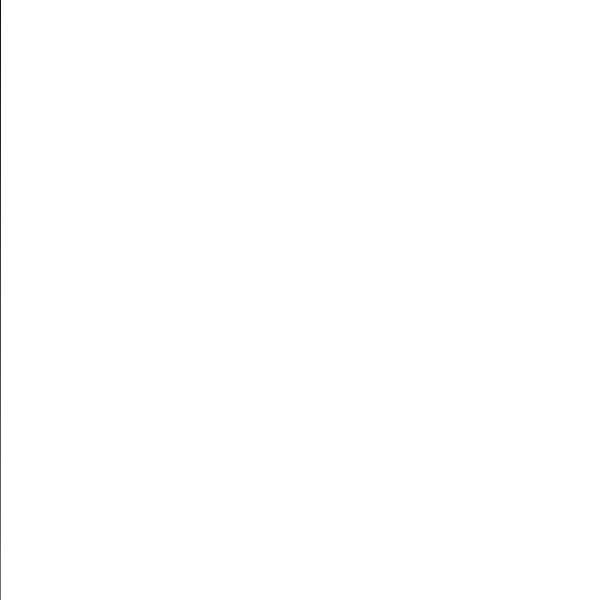
Frame 1 (no input)
Frame 60 (no input): identical to frame 1, image omitted
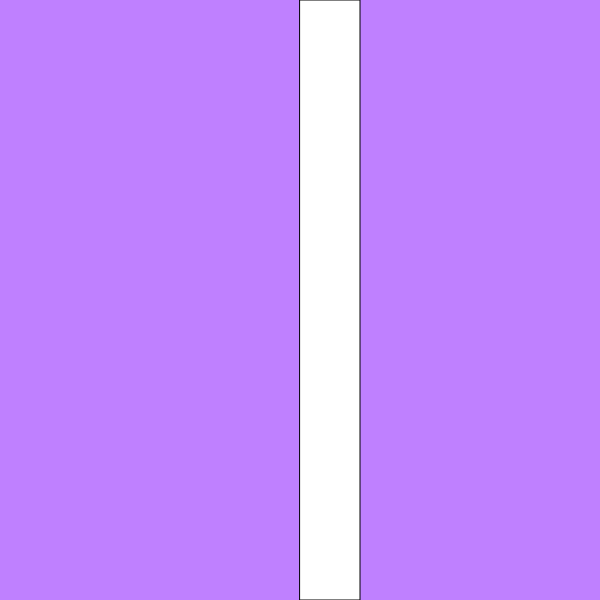
Frame 120 (the mouse pressed at the canvas centre since frame 60)

The p5.js sketch that drew these frames (run headless with seeded random() and noise() and a simulated clock; from frame 60 on, the mouse is pressed at the canvas centre):

// p5.js sketch
// ── sketch.js
//test
function setup() {
  createCanvas(600, 600);
  colorMode(HSB, 600);
}

function draw() {
  background(450, mouseY, 600);
  rect(mouseX, 0, mouseY/5, height);
}
